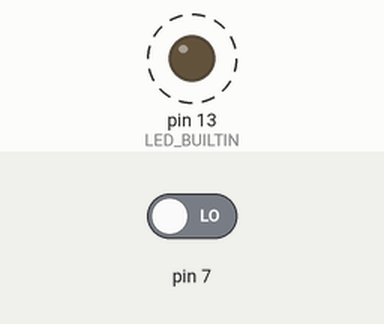
Simulated run of this sketch. Board: Arduino Uno, built with avr-gcc and run on an emulated ATmega328P. Parts: output pins drawn as LEDs (lit = HIGH). Dashed ring = blinking. Inputs (shaded band) come from the test bench; at power-on: pin 7 LOW. What the sketch prints to the serial monitor is not drawn.

Above: at 0.2 s.
Timing chart, 0 to 3.0 s (numbered marks = the images above):
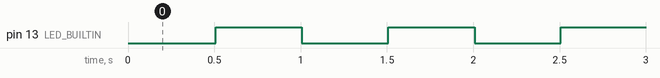

Measured:
- by itself, pin 13 (LED_BUILTIN): alternates HIGH for 0.50 s and LOW for 0.50 s

The sketch:

testserial.ino
```cpp
#define numOfValsRec 2
#define digitsPerValRec 3
int valsRec[numOfValsRec];
int stringLength=numOfValsRec*digitsPerValRec+1;
int counter =0;
bool counterStart=false;
String receivedString;
int buttonState;
String myS="123,456";
int flag=1;
int sta=0;


void setup() {
Serial.begin(9600);
pinMode(LED_BUILTIN, OUTPUT);
pinMode(7, INPUT);
valsRec[0]=90;
valsRec[1]=90;
}

void receiveData(){
if(flag==0){

  while (Serial.available()){
    //Serial.println(__LINE__);
    char c = Serial.read();
    if (c=='$'){
      counterStart=true;
    }
    if (counterStart){
      if(counter<stringLength){
        receivedString=String(receivedString+c);
      counter++;
      }
      if(counter>=stringLength){
       for (int i=0;i<numOfValsRec;i++){
        int num=(i*digitsPerValRec)+1;
        valsRec[i]=receivedString.substring(num,num+digitsPerValRec).toInt();
       }
       receivedString="";
       counter=0;
       counterStart=false;
      }
    }
    flag=1;
  }
  Serial.flush();

  }
}


void loop() {


if(flag==1){
myS="";
//Serial.println(__LINE__);
myS=String(valsRec[0]+','+valsRec[1]);
Serial.print(valsRec[0]);
Serial.print(",");
Serial.println(valsRec[1]);
Serial.flush();
flag=0;

  }

receiveData();

//-----------------------------do something -------------------------------
buttonState = digitalRead(7);
if (buttonState == HIGH) {
  // turn LED on:
  valsRec[1]=1;
} else {
  // turn LED off:
  valsRec[1]=0;
}
sta=!sta;
delay(500);
digitalWrite(LED_BUILTIN, sta);
}
```
